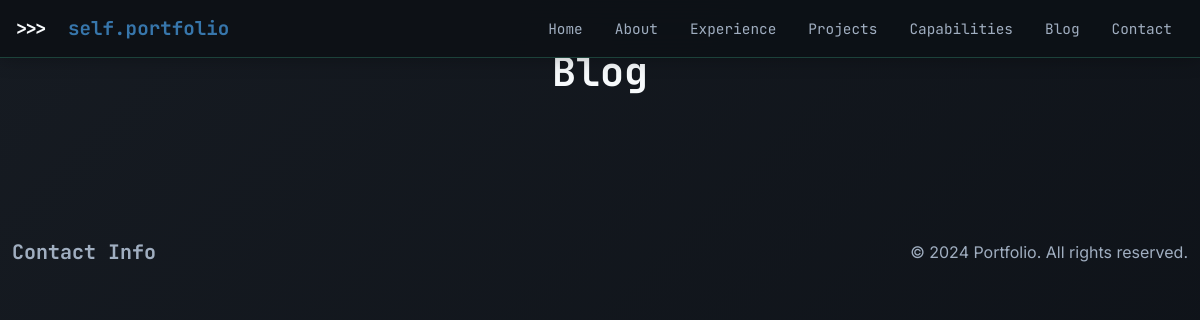
Page /blog/ on the earlier database version.
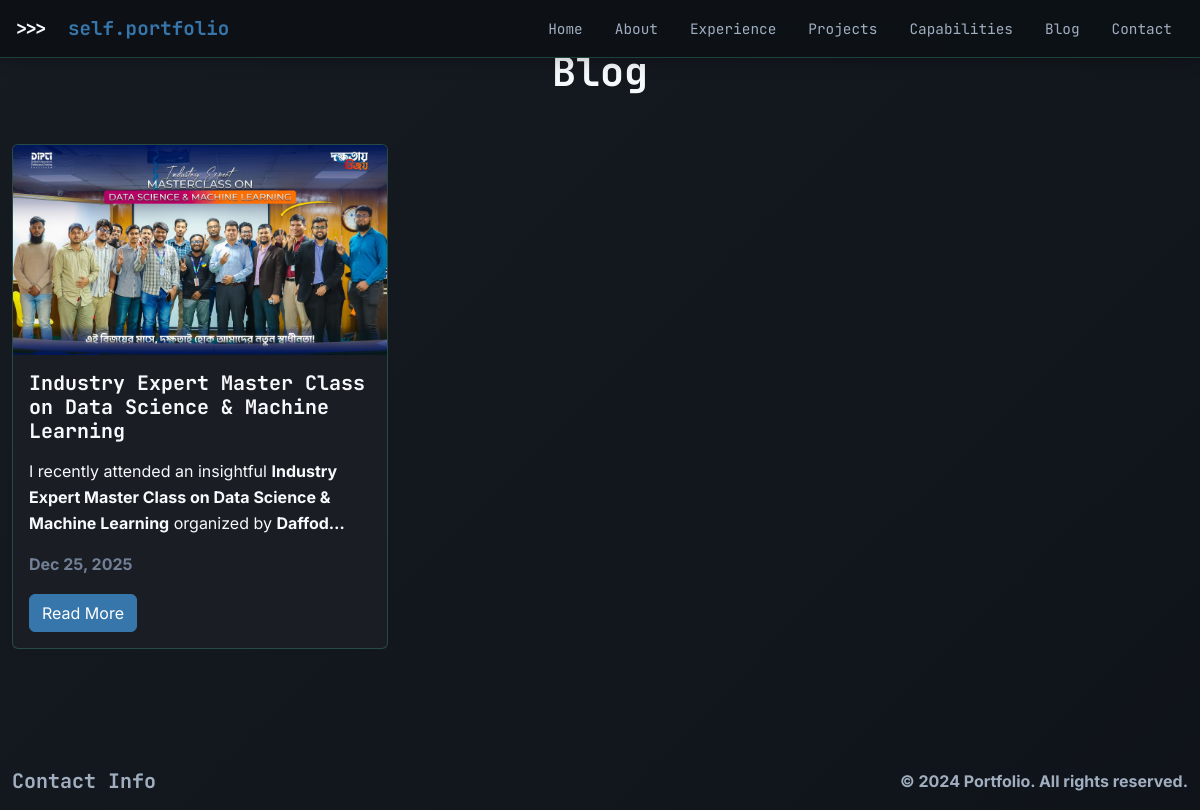
Same page on the later database version.
### portfolio_app/models.py (models this page shows, shortened)
class BlogPost(models.Model):
    title = models.CharField(max_length=200)
    slug = models.SlugField(unique=True, blank=True)
    featured_image = models.ImageField(upload_to='blog/', blank=True, null=True)
    content = RichTextField()
    tags = models.CharField(max_length=500, help_text="Comma-separated tags", blank=True)
    publish_date = models.DateTimeField(auto_now_add=True)
    is_published = models.BooleanField(default=True)
    created_at = models.DateTimeField(auto_now_add=True)
    updated_at = models.DateTimeField(auto_now=True)
    class Meta:
        ordering = ['-publish_date']

### portfolio_app/views.py (the view)
# urls.py: path('blog/', blog, name='blog'),
def blog(request):
    blog_posts = BlogPost.objects.filter(is_published=True)
    paginator = Paginator(blog_posts, 6)  # Show 6 posts per page
    page_number = request.GET.get('page')
    page_obj = paginator.get_page(page_number)
    return render(request, 'blog.html', {
        'page_obj': page_obj,
    })

### Templates/blog.html (shortened to what this page needs)
{% extends 'base.html' %}
{% block content %}
<section class="py-5 blog">
    <div class="container">
        <h1 class="text-center mb-5">Blog</h1>
        <div class="row">
            {% for post in page_obj %}
            <div class="col-md-6 col-lg-4 mb-4">
                <div class="card h-100">
                    {% if post.featured_image %}
                        <img src="{{ post.featured_image.url }}" class="card-img-top" alt="{{ post.title }}">
                    {% endif %}
                    <div class="card-body">
                        <h5 class="card-title">{{ post.title }}</h5>
                        <p class="card-text">{{ post.content|truncatechars:150|safe }}</p>
                        <p class="text-muted">{{ post.publish_date|date:"M d, Y" }}</p>
                        <a href="{% url 'blog_detail' post.slug %}" class="btn btn-primary">Read More</a>
                    </div>
                </div>
            </div>
            {% endfor %}
        </div>
    </div>
</section>
{% endblock %}

Differences in the rows shown:
added BlogPost: featured_image (picture), title "Industry Expert Master Class on Data Science & Machine Learning", content "I recently attended an insightful Industry Expert Master Class on Data Science & Machine Learning organized by Daffod…", publish_date "Dec 25, 2025"
